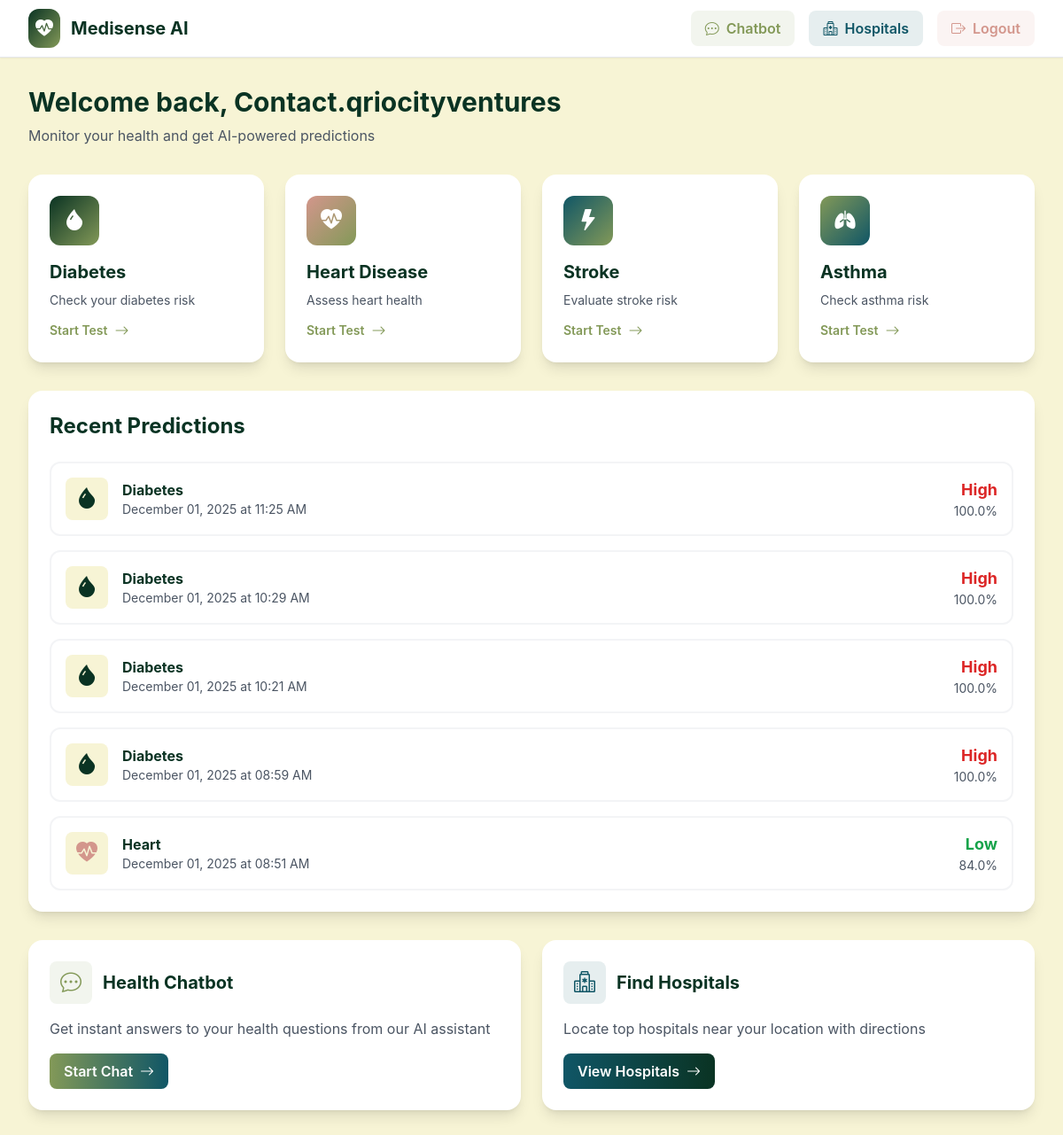
The app's page /dashboard (signed in) with its own data.
### multi_disease/database.py (models this page shows, shortened)
class User(db.Model):
    __tablename__ = 'users'
    id = db.Column(db.Integer, primary_key=True)
    email = db.Column(db.String(120), unique=True, nullable=False)
    password_hash = db.Column(db.String(255), nullable=False)
    parent_email = db.Column(db.String(120), nullable=False)
    latitude = db.Column(db.Float, nullable=False)
    longitude = db.Column(db.Float, nullable=False)
    created_at = db.Column(db.DateTime, default=datetime.utcnow)
    predictions = db.relationship('Prediction', backref='user', lazy=True)

class Prediction(db.Model):
    __tablename__ = 'predictions'
    id = db.Column(db.Integer, primary_key=True)
    user_id = db.Column(db.Integer, db.ForeignKey('users.id'), nullable=False)
    disease_type = db.Column(db.String(50), nullable=False)
    prediction_result = db.Column(db.String(20), nullable=False)
    risk_score = db.Column(db.Float, nullable=False)
    risk_category = db.Column(db.String(20), nullable=False)
    input_features = db.Column(db.Text, nullable=False)
    gemini_recommendation = db.Column(db.Text, nullable=True)
    hospitals = db.Column(db.Text, nullable=True)
    created_at = db.Column(db.DateTime, default=datetime.utcnow)

### multi_disease/app.py (the view)
@app.route('/dashboard')
def dashboard():
    if 'user_id' not in session:
        return redirect(url_for('login'))
    user = db.session.get(User, session['user_id'])
    predictions = Prediction.query.filter_by(user_id=user.id).order_by(Prediction.created_at.desc()).all()
    return render_template('dashboard.html', user=user, predictions=predictions)

### multi_disease/templates/dashboard.html (shortened to what this page needs)
<!DOCTYPE html>
<html lang="en">
<head>
    <script src="https://cdn.tailwindcss.com"></script>
    <link rel="stylesheet" href="https://cdn.jsdelivr.net/npm/bootstrap-icons@1.11.3/font/bootstrap-icons.min.css">
</head>
<body style="background-color: #F7F4D5;">
    <nav class="bg-white shadow-sm border-b border-gray-200">
        <div class="max-w-7xl mx-auto px-4 sm:px-6 lg:px-8">
            <div class="flex justify-between items-center h-16">
                <div class="flex items-center gap-3">
                    <div class="bg-gradient-to-br from-medisense-dark to-medisense-moss p-2 rounded-xl">
                        <i class="bi bi-heart-pulse-fill text-white text-xl"></i>
                    </div>
                    <div>
                        <span class="text-xl font-bold" style="color: #0A3323;">Medisense AI</span>
                    </div>
                </div>
                <div class="flex items-center gap-4">
                    <a href="/chatbot" class="flex items-center gap-2 px-4 py-2 rounded-lg font-semibold transition-all duration-300" style="color: #839958; background-color: rgba(131, 153, 88, 0.1);">
                        <i class="bi bi-chat-dots"></i>
                        <span class="hidden sm:inline">Chatbot</span>
                    </a>
                    <a href="/hospital" class="flex items-center gap-2 px-4 py-2 rounded-lg font-semibold transition-all duration-300" style="color: #105666; background-color: rgba(16, 86, 102, 0.1);">
                        <i class="bi bi-hospital"></i>
                        <span class="hidden sm:inline">Hospitals</span>
                    </a>
                    <a href="/logout" class="flex items-center gap-2 px-4 py-2 rounded-lg font-semibold transition-all duration-300" style="color: #D3968C; background-color: rgba(211, 150, 140, 0.1);">
                        <i class="bi bi-box-arrow-right"></i>
                        <span class="hidden sm:inline">Logout</span>
                    </a>
                </div>
            </div>
        </div>
    </nav>
    <div class="max-w-7xl mx-auto px-4 sm:px-6 lg:px-8 py-8">
        <div class="mb-8">
            <h1 class="text-3xl font-bold mb-2" style="color: #0A3323;">Welcome back, {{ user.email.split('@')[0].capitalize() }}</h1>
            <p class="text-gray-600">Monitor your health and get AI-powered predictions</p>
        </div>
        <div class="grid md:grid-cols-2 lg:grid-cols-4 gap-6 mb-8">
            <a href="/diabetes" class="bg-white rounded-2xl p-6 shadow-lg card-hover cursor-pointer">
                <div class="w-14 h-14 rounded-xl flex items-center justify-center mb-4" style="background: linear-gradient(135deg, #0A3323, #839958);">
                    <i class="bi bi-droplet-fill text-white text-2xl"></i>
                </div>
                <h3 class="text-xl font-bold mb-2" style="color: #0A3323;">Diabetes</h3>
                <p class="text-gray-600 text-sm mb-3">Check your diabetes risk</p>
                <div class="flex items-center gap-2" style="color: #839958;">
                    <span class="text-sm font-semibold">Start Test</span>
                    <i class="bi bi-arrow-right"></i>
                </div>
            </a>
            <a href="/heart" class="bg-white rounded-2xl p-6 shadow-lg card-hover cursor-pointer">
                <div class="w-14 h-14 rounded-xl flex items-center justify-center mb-4" style="background: linear-gradient(135deg, #D3968C, #839958);">
                    <i class="bi bi-heart-pulse-fill text-white text-2xl"></i>
                </div>
                <h3 class="text-xl font-bold mb-2" style="color: #0A3323;">Heart Disease</h3>
                <p class="text-gray-600 text-sm mb-3">Assess heart health</p>
                <div class="flex items-center gap-2" style="color: #839958;">
                    <span class="text-sm font-semibold">Start Test</span>
                    <i class="bi bi-arrow-right"></i>
                </div>
            </a>
            <a href="/stroke" class="bg-white rounded-2xl p-6 shadow-lg card-hover cursor-pointer">
                <div class="w-14 h-14 rounded-xl flex items-center justify-center mb-4" style="background: linear-gradient(135deg, #105666, #839958);">
                    <i class="bi bi-lightning-fill text-white text-2xl"></i>
                </div>
                <h3 class="text-xl font-bold mb-2" style="color: #0A3323;">Stroke</h3>
                <p class="text-gray-600 text-sm mb-3">Evaluate stroke risk</p>
                <div class="flex items-center gap-2" style="color: #839958;">
                    <span class="text-sm font-semibold">Start Test</span>
                    <i class="bi bi-arrow-right"></i>
                </div>
            </a>
            <a href="/asthma" class="bg-white rounded-2xl p-6 shadow-lg card-hover cursor-pointer">
                <div class="w-14 h-14 rounded-xl flex items-center justify-center mb-4" style="background: linear-gradient(135deg, #839958, #105666);">
                    <i class="bi bi-lungs-fill text-white text-2xl"></i>
                </div>
                <h3 class="text-xl font-bold mb-2" style="color: #0A3323;">Asthma</h3>
                <p class="text-gray-600 text-sm mb-3">Check asthma risk</p>
                <div class="flex items-center gap-2" style="color: #839958;">
                    <span class="text-sm font-semibold">Start Test</span>
                    <i class="bi bi-arrow-right"></i>
                </div>
            </a>
        </div>
        <div class="bg-white rounded-2xl shadow-lg p-6 mb-8">
            <div class="flex items-center justify-between mb-6">
                <h2 class="text-2xl font-bold" style="color: #0A3323;">Recent Predictions</h2>
            </div>
            {% if predictions %}
            <div class="space-y-4">
                {% for prediction in predictions[:5] %}
                <a href="/results/{{ prediction.id }}" class="block p-4 rounded-xl border-2 border-gray-100 hover:border-medisense-moss transition-all duration-300">
                    <div class="flex items-center justify-between">
                        <div class="flex items-center gap-4">
                            <div class="w-12 h-12 rounded-lg flex items-center justify-center" style="background-color: #F7F4D5;">
                                {% if prediction.disease_type == 'diabetes' %}
                                <i class="bi bi-droplet-fill text-2xl" style="color: #0A3323;"></i>
                                {% elif prediction.disease_type == 'heart' %}
                                <i class="bi bi-heart-pulse-fill text-2xl" style="color: #D3968C;"></i>
                                {% elif prediction.disease_type == 'stroke' %}
                                <i class="bi bi-lightning-fill text-2xl" style="color: #105666;"></i>
                                {% else %}
                                <i class="bi bi-lungs-fill text-2xl" style="color: #839958;"></i>
                                {% endif %}
                            </div>
                            <div>
                                <h3 class="font-bold" style="color: #0A3323;">{{ prediction.disease_type.capitalize() }}</h3>
                                <p class="text-sm text-gray-600">{{ prediction.created_at.strftime('%B %d, %Y at %I:%M %p') }}</p>
                            </div>
                        </div>
                        <div class="text-right">
                            <div class="text-lg font-bold {% if prediction.risk_category == 'High' %}text-red-600{% elif prediction.risk_category == 'Medium' %}text-yellow-600{% else %}text-green-600{% endif %}">
                                {{ prediction.risk_category }}
                            </div>
                            <div class="text-sm text-gray-600">{{ prediction.risk_score|round(1) }}%</div>
                        </div>
                    </div>
                </a>
                {% endfor %}
            </div>
            {% else %}
            <div class="text-center py-12">
                <i class="bi bi-clipboard-data text-6xl mb-4" style="color: #839958; opacity: 0.3;"></i>
                <p class="text-gray-600 mb-4">No predictions yet</p>
                <p class="text-sm text-gray-500">Start by taking a health assessment above</p>
            </div>
            {% endif %}
        </div>
        <div class="grid md:grid-cols-2 gap-6">
            <div class="bg-white rounded-2xl shadow-lg p-6">
                <div class="flex items-center gap-3 mb-4">
                    <div class="w-12 h-12 rounded-lg flex items-center justify-center" style="background-color: rgba(131, 153, 88, 0.1);">
                        <i class="bi bi-chat-dots text-2xl" style="color: #839958;"></i>
                    </div>
                    <h3 class="text-xl font-bold" style="color: #0A3323;">Health Chatbot</h3>
                </div>
                <p class="text-gray-600 mb-4">Get instant answers to your health questions from our AI assistant</p>
                <a href="/chatbot" class="inline-flex items-center gap-2 px-4 py-2 rounded-lg font-semibold text-white transition-all duration-300" style="background: linear-gradient(to right, #839958, #105666);">
                    <span>Start Chat</span>
                    <i class="bi bi-arrow-right"></i>
                </a>
            </div>
            <div class="bg-white rounded-2xl shadow-lg p-6">
                <div class="flex items-center gap-3 mb-4">
                    <div class="w-12 h-12 rounded-lg flex items-center justify-center" style="background-color: rgba(16, 86, 102, 0.1);">
                        <i class="bi bi-hospital text-2xl" style="color: #105666;"></i>
                    </div>
                    <h3 class="text-xl font-bold" style="color: #0A3323;">Find Hospitals</h3>
                </div>
                <p class="text-gray-600 mb-4">Locate top hospitals near your location with directions</p>
                <a href="/hospital" class="inline-flex items-center gap-2 px-4 py-2 rounded-lg font-semibold text-white transition-all duration-300" style="background: linear-gradient(to right, #105666, #0A3323);">
                    <span>View Hospitals</span>
                    <i class="bi bi-arrow-right"></i>
                </a>
            </div>
        </div>
    </div>
</body>
</html>

### multi_disease/templates/dashboard.html (style rules this page uses)
body { font-family: 'Inter', system-ui, -apple-system, BlinkMacSystemFont, 'Segoe UI', sans-serif; }

### records on screen
User: email.split "Contact.qriocityventures"
Prediction: disease_type "Diabetes", created_at "December 01, 2025 at 11:25 AM", risk_category "High", risk_score "100.0"
Prediction: disease_type "Diabetes", created_at "December 01, 2025 at 10:29 AM", risk_category "High", risk_score "100.0"
Prediction: disease_type "Diabetes", created_at "December 01, 2025 at 10:21 AM", risk_category "High", risk_score "100.0"
Prediction: disease_type "Diabetes", created_at "December 01, 2025 at 08:59 AM", risk_category "High", risk_score "100.0"
Prediction: disease_type "Heart", created_at "December 01, 2025 at 08:51 AM", risk_category "Low", risk_score "84.0"
